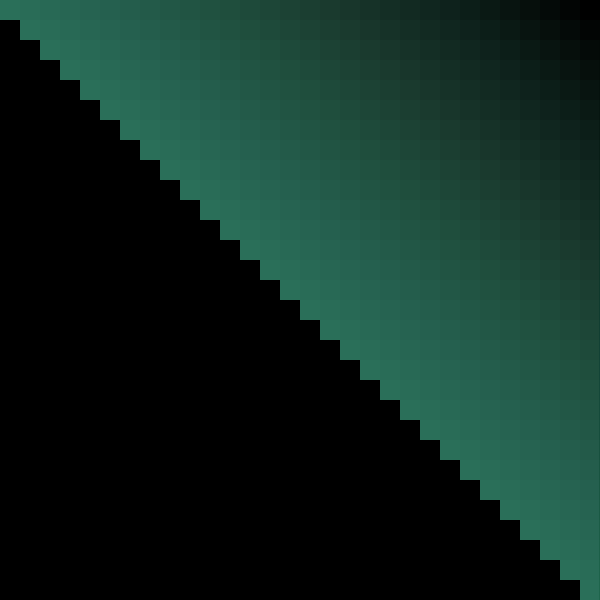
Frame 1 (no input)
Frame 60 (no input): identical to frame 1, image omitted
Frame 120 (the mouse pressed at the canvas centre since frame 60): identical to frame 1, image omitted

The p5.js sketch that drew this single still picture (run headless with seeded random() and noise() and a simulated clock; from frame 60 on, the mouse is pressed at the canvas centre):

// p5.js sketch
// ── sketch.js
function setup() {
  createCanvas(600, 600);

  noStroke();
}

function draw() {
  background(0);
    for (let a = 0; a < width; a = a + 20){

     for (let b = 20; b < width; b = b + 20){
         fill(120, 255, 200, 5);
        rect(a, a, b, 20);

       }

    }
}
